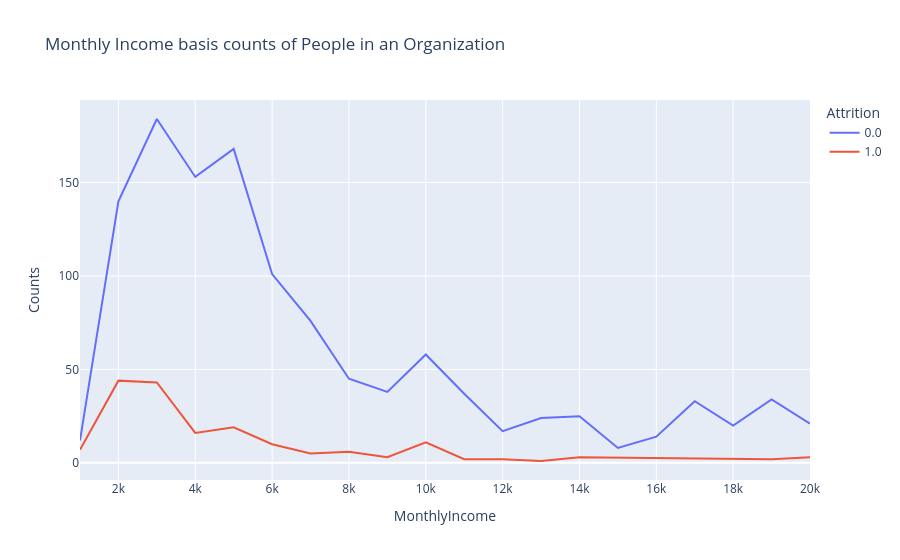

This figure's notebook cell:
### Code cell
# Analysis: Income on attrition

rate_att=data.groupby(['MonthlyIncome','Attrition']).apply(lambda x:x['MonthlyIncome'].count()).reset_index(name='Counts')
rate_att['MonthlyIncome']=round(rate_att['MonthlyIncome'],-3)
rate_att=rate_att.groupby(['MonthlyIncome','Attrition']).apply(lambda x:x['MonthlyIncome'].count()).reset_index(name='Counts')
fig=px.line(rate_att,x='MonthlyIncome',y='Counts',color='Attrition',title='Monthly Income basis counts of People in an Organization')
fig.show()

### Figure 1 — Plotly figure (JSON) as saved in the notebook; plotly's stock layout.template omitted (floating-point values rounded to 4 significant figures)
{"data": [{"hovertemplate": "Attrition=0.0<br>MonthlyIncome=%{x}<br>Counts=%{y}<extra></extra>", "legendgroup": "0.0", "line": {"color": "#636efa", "dash": "solid"}, "marker": {"symbol": "circle"}, "mode": "lines", "name": "0.0", "orientation": "v", "showlegend": true, "type": "scatter", "x": [1000, 2000, 3000, 4000, 5000, 6000, 7000, 8000, 9000, 10000, 11000, 12000, 13000, 14000, 15000, 16000, 17000, 18000, 19000, 20000], "xaxis": "x", "y": [12, 140, 184, 153, 168, 101, 76, 45, 38, 58, 37, 17, 24, 25, 8, 14, 33, 20, 34, 21], "yaxis": "y"}, {"hovertemplate": "Attrition=1.0<br>MonthlyIncome=%{x}<br>Counts=%{y}<extra></extra>", "legendgroup": "1.0", "line": {"color": "#EF553B", "dash": "solid"}, "marker": {"symbol": "circle"}, "mode": "lines", "name": "1.0", "orientation": "v", "showlegend": true, "type": "scatter", "x": [1000, 2000, 3000, 4000, 5000, 6000, 7000, 8000, 9000, 10000, 11000, 12000, 13000, 14000, 19000, 20000], "xaxis": "x", "y": [7, 44, 43, 16, 19, 10, 5, 6, 3, 11, 2, 2, 1, 3, 2, 3], "yaxis": "y"}], "layout": {"legend": {"title": {"text": "Attrition"}, "tracegroupgap": 0}, "title": {"text": "Monthly Income basis counts of People in an Organization"}, "xaxis": {"anchor": "y", "domain": [0, 1], "title": {"text": "MonthlyIncome"}}, "yaxis": {"anchor": "x", "domain": [0, 1], "title": {"text": "Counts"}}}}
